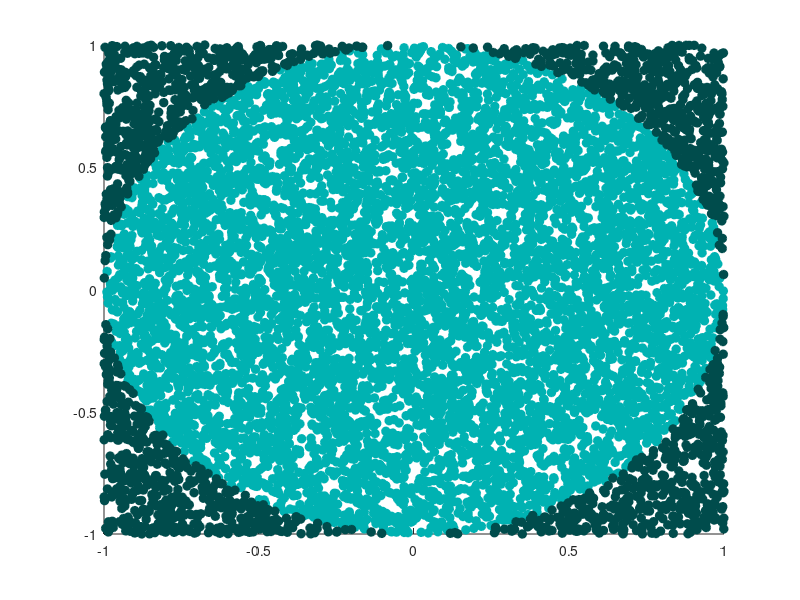

MATLAB code to generate this figure: (Note: this script raises an error after producing the figure.)
%zadanie 4.1
r = 1;
g = @(y) sqrt(r^2 - y.^2);
d = r; %maksimum funkcji g(y)

x0 = 0;
y0 = 0;
a = -1;
b = 1;
N = 10000;

counter = 0;
counter2 = 0;

acc_X = zeros(1,N);
acc_Y = zeros(1,N);
other_X = zeros(1,N);
other_Y = zeros(1,N);

for i = 1:N
    %losujemy punkt (x,y)
    x = a + (b-a).*rand(1,1);
    y = a + (b-a).*rand(1,1);
    if x^2 + y^2 <= r^2
        counter = counter + 1;
        acc_X(counter) = x;
        acc_Y(counter) = y;
    else
        counter2 = counter2 + 1;
        other_X(counter2) = x;
        other_Y(counter2) = y;
    end
     
end


acc_X(:,[(counter+1):N])=[]; % wycinanie niepotrzebnych zer od konca
acc_Y(:,[(counter+1):N])=[]; 
other_X(:,[(counter2+1):N])=[]; 
other_Y(:,[(counter2+1):N])=[]; 

I = counter / N * (b-a)^2 % liczba punktow w kole / liczba wszytskich punktow * pole 'siatki'
my_pi = I / r^2 


figure
scatter(acc_X,acc_Y,'MarkerEdgeColor',[0 .7 .7],'MarkerFaceColor',[0 .7 .7],'LineWidth',1)

hold on
scatter(other_X,other_Y,'MarkerEdgeColor',[0 .3 .3],'MarkerFaceColor',[0 .3 .3],'LineWidth',1)
  
hold on
syms x y
fimplicit((x-x0).^2 + (y-y0).^2 -r^2,'color','white','LineWidth',3)

hold on
rectangle('Position',[-1 -1 2 2],'EdgeColor',[0 .8 .5],'LineWidth',3)
legend('Accepted','Other') 

%porownanie wyniku numerycznego z calkowym
pi_integral = 2 * integral(g,-r,r) / r^2
delta = abs(pi_integral - my_pi) % roznica miedzy pi numerycznym a calkowym


